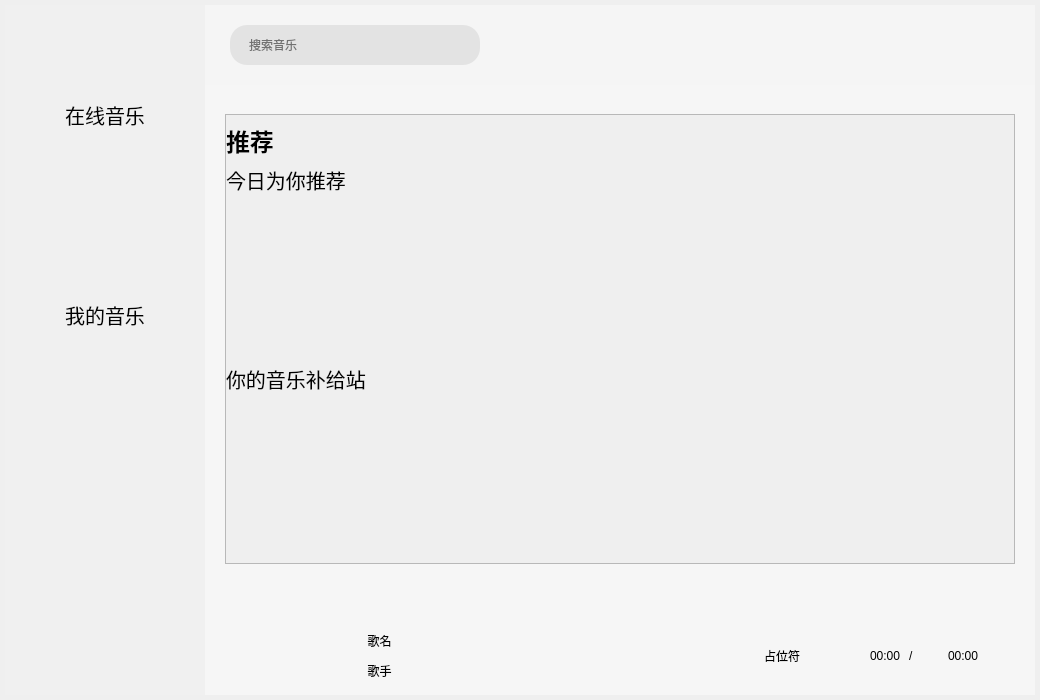
<?xml version="1.0" encoding="UTF-8"?>
<ui version="4.0">
 <class>miniQQMusic</class>
 <widget class="miniQQMusic" name="miniQQMusic">
  <property name="geometry">
   <rect>
    <x>0</x>
    <y>0</y>
    <width>1040</width>
    <height>700</height>
   </rect>
  </property>
  <property name="windowTitle">
   <string>Widget</string>
  </property>
  <property name="styleSheet">
   <string notr="true"/>
  </property>
  <layout class="QHBoxLayout" name="horizontalLayout_2">
   <property name="spacing">
    <number>0</number>
   </property>
   <property name="leftMargin">
    <number>5</number>
   </property>
   <property name="topMargin">
    <number>5</number>
   </property>
   <property name="rightMargin">
    <number>5</number>
   </property>
   <property name="bottomMargin">
    <number>5</number>
   </property>
   <item>
    <widget class="QWidget" name="background" native="true">
     <property name="styleSheet">
      <string notr="true"/>
     </property>
     <layout class="QVBoxLayout" name="verticalLayout" stretch="0,0">
      <property name="spacing">
       <number>0</number>
      </property>
      <property name="leftMargin">
       <number>0</number>
      </property>
      <property name="topMargin">
       <number>0</number>
      </property>
      <property name="rightMargin">
       <number>0</number>
      </property>
      <property name="bottomMargin">
       <number>0</number>
      </property>
      <item>
       <widget class="QWidget" name="head" native="true">
        <property name="minimumSize">
         <size>
          <width>0</width>
          <height>80</height>
         </size>
        </property>
        <property name="maximumSize">
         <size>
          <width>16777215</width>
          <height>80</height>
         </size>
        </property>
        <property name="styleSheet">
         <string notr="true"/>
        </property>
        <layout class="QHBoxLayout" name="horizontalLayout">
         <property name="spacing">
          <number>0</number>
         </property>
         <property name="leftMargin">
          <number>0</number>
         </property>
         <property name="topMargin">
          <number>0</number>
         </property>
         <property name="rightMargin">
          <number>0</number>
         </property>
         <property name="bottomMargin">
          <number>0</number>
         </property>
         <item>
          <widget class="QWidget" name="headLeft" native="true">
           <property name="minimumSize">
            <size>
             <width>200</width>
             <height>0</height>
            </size>
           </property>
           <property name="maximumSize">
            <size>
             <width>200</width>
             <height>16777215</height>
            </size>
           </property>
           <property name="styleSheet">
            <string notr="true">#headLeft{
	background-color:#F0F0F0; /*设置背景颜⾊为浅灰⾊*/
}</string>
           </property>
           <layout class="QVBoxLayout" name="verticalLayout_2">
            <property name="spacing">
             <number>0</number>
            </property>
            <property name="leftMargin">
             <number>0</number>
            </property>
            <property name="topMargin">
             <number>0</number>
            </property>
            <property name="rightMargin">
             <number>0</number>
            </property>
            <property name="bottomMargin">
             <number>0</number>
            </property>
            <item>
             <widget class="QLabel" name="logo">
              <property name="styleSheet">
               <string notr="true">#logo{
	border-radius:0px;
	background-image:url(:/images/Logo.png);
	background-repeat:no-repeat;
	border:none;
	background-position:center center;
}</string>
              </property>
              <property name="text">
               <string/>
              </property>
             </widget>
            </item>
           </layout>
          </widget>
         </item>
         <item>
          <widget class="QWidget" name="headRight" native="true">
           <property name="styleSheet">
            <string notr="true">#headRight{
	background-color:#F5F5F5; /*设置背景颜⾊为亮灰⾊*/
}</string>
           </property>
           <layout class="QHBoxLayout" name="horizontalLayout_3">
            <property name="spacing">
             <number>0</number>
            </property>
            <property name="leftMargin">
             <number>0</number>
            </property>
            <property name="topMargin">
             <number>0</number>
            </property>
            <property name="rightMargin">
             <number>0</number>
            </property>
            <property name="bottomMargin">
             <number>0</number>
            </property>
            <item>
             <widget class="QWidget" name="SearchBox" native="true">
              <property name="minimumSize">
               <size>
                <width>300</width>
                <height>0</height>
               </size>
              </property>
              <property name="maximumSize">
               <size>
                <width>300</width>
                <height>16777215</height>
               </size>
              </property>
              <property name="styleSheet">
               <string notr="true"/>
              </property>
              <layout class="QHBoxLayout" name="horizontalLayout_5" stretch="0">
               <property name="spacing">
                <number>0</number>
               </property>
               <property name="leftMargin">
                <number>0</number>
               </property>
               <property name="topMargin">
                <number>0</number>
               </property>
               <property name="rightMargin">
                <number>0</number>
               </property>
               <property name="bottomMargin">
                <number>0</number>
               </property>
               <item>
                <widget class="QLineEdit" name="Search">
                 <property name="minimumSize">
                  <size>
                   <width>200</width>
                   <height>40</height>
                  </size>
                 </property>
                 <property name="maximumSize">
                  <size>
                   <width>250</width>
                   <height>40</height>
                  </size>
                 </property>
                 <property name="toolTip">
                  <string/>
                 </property>
                 <property name="toolTipDuration">
                  <number>-1</number>
                 </property>
                 <property name="styleSheet">
                  <string notr="true">#Search
{
	background-color: #E3E3E3; /*设置背景颜⾊*/
	border-radius: 17px;    /*设置四个⻆的圆⻆*/
	padding-left: 17px;    /*内部⽂字到边的距离*/
}</string>
                 </property>
                 <property name="inputMask">
                  <string/>
                 </property>
                 <property name="maxLength">
                  <number>32767</number>
                 </property>
                 <property name="frame">
                  <bool>true</bool>
                 </property>
                 <property name="placeholderText">
                  <string>搜索音乐</string>
                 </property>
                </widget>
               </item>
              </layout>
             </widget>
            </item>
            <item>
             <widget class="QWidget" name="SettingBox" native="true">
              <property name="styleSheet">
               <string notr="true">QPushButton
{
	border-radius:0px;/*设置按钮的边框圆⻆为 0 像素， 实现直⻆边缘*/
	background-repeat:no-repeat;/* 背景图⽚不重复平铺 */
	border:none;            /*无边框*/
	background-position: center center;  /*背景图⽚放置在 按钮的中⼼位置*/
}

QPushButton:hover
{
	background-color:rgba( 91,220,155, 0.5);
}</string>
              </property>
              <layout class="QHBoxLayout" name="horizontalLayout_4">
               <property name="spacing">
                <number>10</number>
               </property>
               <property name="leftMargin">
                <number>0</number>
               </property>
               <property name="topMargin">
                <number>0</number>
               </property>
               <property name="rightMargin">
                <number>15</number>
               </property>
               <property name="bottomMargin">
                <number>0</number>
               </property>
               <item>
                <spacer name="horizontalSpacer">
                 <property name="orientation">
                  <enum>Qt::Horizontal</enum>
                 </property>
                 <property name="sizeHint" stdset="0">
                  <size>
                   <width>399</width>
                   <height>20</height>
                  </size>
                 </property>
                </spacer>
               </item>
               <item>
                <widget class="QPushButton" name="skin">
                 <property name="minimumSize">
                  <size>
                   <width>30</width>
                   <height>30</height>
                  </size>
                 </property>
                 <property name="maximumSize">
                  <size>
                   <width>30</width>
                   <height>30</height>
                  </size>
                 </property>
                 <property name="styleSheet">
                  <string notr="true">#skin
{
	background-image: url(&quot;:/images/skin.png&quot;);
}</string>
                 </property>
                 <property name="text">
                  <string/>
                 </property>
                </widget>
               </item>
               <item>
                <widget class="QPushButton" name="min">
                 <property name="minimumSize">
                  <size>
                   <width>30</width>
                   <height>30</height>
                  </size>
                 </property>
                 <property name="maximumSize">
                  <size>
                   <width>30</width>
                   <height>30</height>
                  </size>
                 </property>
                 <property name="styleSheet">
                  <string notr="true">#min
{
	background-image: url(&quot;:/images/min.png&quot;);
}</string>
                 </property>
                 <property name="text">
                  <string/>
                 </property>
                </widget>
               </item>
               <item>
                <widget class="QPushButton" name="max">
                 <property name="enabled">
                  <bool>false</bool>
                 </property>
                 <property name="minimumSize">
                  <size>
                   <width>30</width>
                   <height>30</height>
                  </size>
                 </property>
                 <property name="maximumSize">
                  <size>
                   <width>30</width>
                   <height>30</height>
                  </size>
                 </property>
                 <property name="styleSheet">
                  <string notr="true">#max
{
	background-image: url(&quot;:/images/max.png&quot;);
}</string>
                 </property>
                 <property name="text">
                  <string/>
                 </property>
                </widget>
               </item>
               <item>
                <widget class="QPushButton" name="quit">
                 <property name="minimumSize">
                  <size>
                   <width>30</width>
                   <height>30</height>
                  </size>
                 </property>
                 <property name="maximumSize">
                  <size>
                   <width>30</width>
                   <height>30</height>
                  </size>
                 </property>
                 <property name="styleSheet">
                  <string notr="true">#quit
{
	background-image: url(&quot;:/images/quit.png&quot;);
}
</string>
                 </property>
                 <property name="text">
                  <string/>
                 </property>
                </widget>
               </item>
              </layout>
             </widget>
            </item>
           </layout>
          </widget>
         </item>
        </layout>
       </widget>
      </item>
      <item>
       <widget class="QWidget" name="body" native="true">
        <property name="styleSheet">
         <string notr="true">#body
{
	background-color:#F0F0F0;
}</string>
        </property>
        <layout class="QHBoxLayout" name="horizontalLayout_6">
         <property name="spacing">
          <number>0</number>
         </property>
         <property name="leftMargin">
          <number>0</number>
         </property>
         <property name="topMargin">
          <number>0</number>
         </property>
         <property name="rightMargin">
          <number>0</number>
         </property>
         <property name="bottomMargin">
          <number>0</number>
         </property>
         <item>
          <widget class="QWidget" name="bodyleft" native="true">
           <property name="minimumSize">
            <size>
             <width>200</width>
             <height>0</height>
            </size>
           </property>
           <property name="maximumSize">
            <size>
             <width>200</width>
             <height>16777215</height>
            </size>
           </property>
           <property name="styleSheet">
            <string notr="true">#bodyLeft
{
	background-color:rgb(240,240,240);
}</string>
           </property>
           <layout class="QVBoxLayout" name="verticalLayout_3">
            <property name="spacing">
             <number>0</number>
            </property>
            <property name="leftMargin">
             <number>0</number>
            </property>
            <property name="topMargin">
             <number>0</number>
            </property>
            <property name="rightMargin">
             <number>0</number>
            </property>
            <property name="bottomMargin">
             <number>0</number>
            </property>
            <item>
             <widget class="QWidget" name="leftBox" native="true">
              <property name="minimumSize">
               <size>
                <width>0</width>
                <height>400</height>
               </size>
              </property>
              <property name="maximumSize">
               <size>
                <width>16777215</width>
                <height>400</height>
               </size>
              </property>
              <property name="styleSheet">
               <string notr="true"/>
              </property>
              <layout class="QVBoxLayout" name="verticalLayout_4">
               <property name="spacing">
                <number>0</number>
               </property>
               <property name="leftMargin">
                <number>0</number>
               </property>
               <property name="topMargin">
                <number>0</number>
               </property>
               <property name="rightMargin">
                <number>0</number>
               </property>
               <property name="bottomMargin">
                <number>0</number>
               </property>
               <item>
                <widget class="QWidget" name="onlineMusic" native="true">
                 <property name="styleSheet">
                  <string notr="true"/>
                 </property>
                 <layout class="QVBoxLayout" name="verticalLayout_5">
                  <item>
                   <widget class="QLabel" name="onlineMusicText">
                    <property name="font">
                     <font>
                      <pointsize>15</pointsize>
                     </font>
                    </property>
                    <property name="styleSheet">
                     <string notr="true"/>
                    </property>
                    <property name="text">
                     <string>在线音乐</string>
                    </property>
                    <property name="alignment">
                     <set>Qt::AlignCenter</set>
                    </property>
                   </widget>
                  </item>
                  <item>
                   <widget class="BtForm" name="rec" native="true">
                    <property name="styleSheet">
                     <string notr="true"/>
                    </property>
                   </widget>
                  </item>
                  <item>
                   <widget class="BtForm" name="music" native="true">
                    <property name="styleSheet">
                     <string notr="true"/>
                    </property>
                   </widget>
                  </item>
                  <item>
                   <widget class="BtForm" name="radio" native="true">
                    <property name="styleSheet">
                     <string notr="true"/>
                    </property>
                   </widget>
                  </item>
                 </layout>
                </widget>
               </item>
               <item>
                <widget class="QWidget" name="myMusic" native="true">
                 <property name="styleSheet">
                  <string notr="true"/>
                 </property>
                 <layout class="QVBoxLayout" name="verticalLayout_6">
                  <item>
                   <widget class="QLabel" name="myMusicText">
                    <property name="font">
                     <font>
                      <pointsize>15</pointsize>
                     </font>
                    </property>
                    <property name="styleSheet">
                     <string notr="true"/>
                    </property>
                    <property name="text">
                     <string>我的音乐</string>
                    </property>
                    <property name="alignment">
                     <set>Qt::AlignCenter</set>
                    </property>
                   </widget>
                  </item>
                  <item>
                   <widget class="BtForm" name="like" native="true">
                    <property name="styleSheet">
                     <string notr="true"/>
                    </property>
                   </widget>
                  </item>
                  <item>
                   <widget class="BtForm" name="local" native="true">
                    <property name="styleSheet">
                     <string notr="true"/>
                    </property>
                   </widget>
                  </item>
                  <item>
                   <widget class="BtForm" name="recent" native="true">
                    <property name="styleSheet">
                     <string notr="true"/>
                    </property>
                   </widget>
                  </item>
                 </layout>
                </widget>
               </item>
              </layout>
             </widget>
            </item>
            <item>
             <spacer name="verticalSpacer">
              <property name="orientation">
               <enum>Qt::Vertical</enum>
              </property>
              <property name="sizeHint" stdset="0">
               <size>
                <width>20</width>
                <height>217</height>
               </size>
              </property>
             </spacer>
            </item>
           </layout>
          </widget>
         </item>
         <item>
          <widget class="QWidget" name="bodyRight" native="true">
           <property name="styleSheet">
            <string notr="true">#bodyRight
{
	background-color:rgb(246,246,246);
}</string>
           </property>
           <layout class="QVBoxLayout" name="verticalLayout_7">
            <property name="spacing">
             <number>6</number>
            </property>
            <property name="leftMargin">
             <number>9</number>
            </property>
            <property name="topMargin">
             <number>9</number>
            </property>
            <property name="rightMargin">
             <number>9</number>
            </property>
            <property name="bottomMargin">
             <number>9</number>
            </property>
            <item>
             <widget class="QStackedWidget" name="stackedWidget">
              <property name="styleSheet">
               <string notr="true">QScrollBar:vertical{
	border:none;
	width: 10px;
	background-color:#F0F0F0;
	margin: 0px 0px 0px 0px;
}

QScrollBar::handle:vertical
{
	 width:10px;
	background-color:#E3E3E3;
	border-radius:5px;
	min-height: 20px;
}</string>
              </property>
              <widget class="QWidget" name="recPage">
               <layout class="QHBoxLayout" name="horizontalLayout_10">
                <item>
                 <widget class="QScrollArea" name="scrollArea">
                  <property name="minimumSize">
                   <size>
                    <width>790</width>
                    <height>450</height>
                   </size>
                  </property>
                  <property name="maximumSize">
                   <size>
                    <width>790</width>
                    <height>450</height>
                   </size>
                  </property>
                  <property name="styleSheet">
                   <string notr="true"/>
                  </property>
                  <property name="widgetResizable">
                   <bool>true</bool>
                  </property>
                  <property name="alignment">
                   <set>Qt::AlignLeading|Qt::AlignLeft|Qt::AlignVCenter</set>
                  </property>
                  <widget class="QWidget" name="scrollAreaWidgetContents">
                   <property name="geometry">
                    <rect>
                     <x>0</x>
                     <y>0</y>
                     <width>788</width>
                     <height>448</height>
                    </rect>
                   </property>
                   <layout class="QVBoxLayout" name="verticalLayout_8">
                    <property name="spacing">
                     <number>0</number>
                    </property>
                    <property name="leftMargin">
                     <number>0</number>
                    </property>
                    <property name="topMargin">
                     <number>0</number>
                    </property>
                    <property name="rightMargin">
                     <number>0</number>
                    </property>
                    <property name="bottomMargin">
                     <number>0</number>
                    </property>
                    <item>
                     <widget class="QLabel" name="recText">
                      <property name="minimumSize">
                       <size>
                        <width>0</width>
                        <height>50</height>
                       </size>
                      </property>
                      <property name="maximumSize">
                       <size>
                        <width>16777215</width>
                        <height>50</height>
                       </size>
                      </property>
                      <property name="font">
                       <font>
                        <pointsize>18</pointsize>
                        <weight>75</weight>
                        <bold>true</bold>
                       </font>
                      </property>
                      <property name="text">
                       <string>推荐</string>
                      </property>
                     </widget>
                    </item>
                    <item>
                     <widget class="QLabel" name="recMusictext">
                      <property name="minimumSize">
                       <size>
                        <width>0</width>
                        <height>30</height>
                       </size>
                      </property>
                      <property name="maximumSize">
                       <size>
                        <width>16777215</width>
                        <height>30</height>
                       </size>
                      </property>
                      <property name="font">
                       <font>
                        <pointsize>15</pointsize>
                       </font>
                      </property>
                      <property name="text">
                       <string>今日为你推荐</string>
                      </property>
                     </widget>
                    </item>
                    <item>
                     <widget class="RecBox" name="recMusicBox" native="true">
                      <property name="layoutDirection">
                       <enum>Qt::LeftToRight</enum>
                      </property>
                     </widget>
                    </item>
                    <item>
                     <widget class="QLabel" name="supplyMusicTex">
                      <property name="minimumSize">
                       <size>
                        <width>0</width>
                        <height>30</height>
                       </size>
                      </property>
                      <property name="maximumSize">
                       <size>
                        <width>16777215</width>
                        <height>30</height>
                       </size>
                      </property>
                      <property name="font">
                       <font>
                        <pointsize>15</pointsize>
                        <weight>50</weight>
                        <bold>false</bold>
                       </font>
                      </property>
                      <property name="text">
                       <string>你的音乐补给站</string>
                      </property>
                     </widget>
                    </item>
                    <item>
                     <widget class="RecBox" name="supplyMusicBox" native="true"/>
                    </item>
                   </layout>
                  </widget>
                 </widget>
                </item>
               </layout>
              </widget>
              <widget class="QWidget" name="musicPage"/>
              <widget class="QWidget" name="radioPage"/>
              <widget class="CommonPage" name="likePage"/>
              <widget class="CommonPage" name="localPage"/>
              <widget class="CommonPage" name="recentPage"/>
             </widget>
            </item>
            <item>
             <widget class="MusicSlider" name="prosessBar" native="true">
              <property name="minimumSize">
               <size>
                <width>0</width>
                <height>30</height>
               </size>
              </property>
              <property name="maximumSize">
               <size>
                <width>16777215</width>
                <height>30</height>
               </size>
              </property>
              <property name="styleSheet">
               <string notr="true"/>
              </property>
             </widget>
            </item>
            <item>
             <widget class="QWidget" name="controlBox" native="true">
              <property name="minimumSize">
               <size>
                <width>0</width>
                <height>60</height>
               </size>
              </property>
              <property name="maximumSize">
               <size>
                <width>16777215</width>
                <height>60</height>
               </size>
              </property>
              <property name="styleSheet">
               <string notr="true"/>
              </property>
              <layout class="QHBoxLayout" name="horizontalLayout_7">
               <property name="spacing">
                <number>0</number>
               </property>
               <property name="leftMargin">
                <number>0</number>
               </property>
               <property name="topMargin">
                <number>0</number>
               </property>
               <property name="rightMargin">
                <number>0</number>
               </property>
               <property name="bottomMargin">
                <number>0</number>
               </property>
               <item>
                <widget class="QWidget" name="play_1" native="true">
                 <property name="styleSheet">
                  <string notr="true"/>
                 </property>
                 <layout class="QGridLayout" name="gridLayout">
                  <property name="leftMargin">
                   <number>0</number>
                  </property>
                  <property name="topMargin">
                   <number>0</number>
                  </property>
                  <property name="rightMargin">
                   <number>0</number>
                  </property>
                  <property name="bottomMargin">
                   <number>0</number>
                  </property>
                  <property name="spacing">
                   <number>0</number>
                  </property>
                  <item row="0" column="1">
                   <widget class="QLabel" name="musicName">
                    <property name="text">
                     <string>歌名</string>
                    </property>
                    <property name="alignment">
                     <set>Qt::AlignCenter</set>
                    </property>
                   </widget>
                  </item>
                  <item row="1" column="1">
                   <widget class="QLabel" name="musicSinger">
                    <property name="text">
                     <string>歌手</string>
                    </property>
                    <property name="alignment">
                     <set>Qt::AlignCenter</set>
                    </property>
                   </widget>
                  </item>
                  <item row="0" column="0" rowspan="2">
                   <widget class="QLabel" name="musicCover">
                    <property name="maximumSize">
                     <size>
                      <width>60</width>
                      <height>16777215</height>
                     </size>
                    </property>
                    <property name="text">
                     <string/>
                    </property>
                   </widget>
                  </item>
                 </layout>
                </widget>
               </item>
               <item>
                <widget class="QWidget" name="play_2" native="true">
                 <property name="styleSheet">
                  <string notr="true">QPushButton
{
	border:none;
	background-repeat:no-repeat;
	background-position: center center;
}

QPushButton:hover
{
	background-color:rgba(220,220,220,0.5);
}</string>
                 </property>
                 <layout class="QHBoxLayout" name="horizontalLayout_8">
                  <property name="spacing">
                   <number>0</number>
                  </property>
                  <property name="leftMargin">
                   <number>0</number>
                  </property>
                  <property name="topMargin">
                   <number>0</number>
                  </property>
                  <property name="rightMargin">
                   <number>0</number>
                  </property>
                  <property name="bottomMargin">
                   <number>0</number>
                  </property>
                  <item>
                   <widget class="QPushButton" name="playMode">
                    <property name="minimumSize">
                     <size>
                      <width>30</width>
                      <height>30</height>
                     </size>
                    </property>
                    <property name="maximumSize">
                     <size>
                      <width>30</width>
                      <height>30</height>
                     </size>
                    </property>
                    <property name="styleSheet">
                     <string notr="true"/>
                    </property>
                    <property name="text">
                     <string/>
                    </property>
                   </widget>
                  </item>
                  <item>
                   <widget class="QPushButton" name="playUp">
                    <property name="minimumSize">
                     <size>
                      <width>30</width>
                      <height>30</height>
                     </size>
                    </property>
                    <property name="maximumSize">
                     <size>
                      <width>30</width>
                      <height>30</height>
                     </size>
                    </property>
                    <property name="styleSheet">
                     <string notr="true">#playUp { background-image: url(:/images/up.png); }</string>
                    </property>
                    <property name="text">
                     <string/>
                    </property>
                   </widget>
                  </item>
                  <item>
                   <widget class="QPushButton" name="play">
                    <property name="minimumSize">
                     <size>
                      <width>30</width>
                      <height>30</height>
                     </size>
                    </property>
                    <property name="maximumSize">
                     <size>
                      <width>30</width>
                      <height>30</height>
                     </size>
                    </property>
                    <property name="styleSheet">
                     <string notr="true"/>
                    </property>
                    <property name="text">
                     <string/>
                    </property>
                   </widget>
                  </item>
                  <item>
                   <widget class="QPushButton" name="playDown">
                    <property name="minimumSize">
                     <size>
                      <width>30</width>
                      <height>30</height>
                     </size>
                    </property>
                    <property name="maximumSize">
                     <size>
                      <width>30</width>
                      <height>30</height>
                     </size>
                    </property>
                    <property name="styleSheet">
                     <string notr="true">#playDown { background-image: url(:/images/down.png); }</string>
                    </property>
                    <property name="text">
                     <string/>
                    </property>
                   </widget>
                  </item>
                  <item>
                   <widget class="QPushButton" name="volume">
                    <property name="minimumSize">
                     <size>
                      <width>30</width>
                      <height>30</height>
                     </size>
                    </property>
                    <property name="maximumSize">
                     <size>
                      <width>30</width>
                      <height>30</height>
                     </size>
                    </property>
                    <property name="styleSheet">
                     <string notr="true">#volume { background-image: url(:/images/volumn.png); }</string>
                    </property>
                    <property name="text">
                     <string/>
                    </property>
                   </widget>
                  </item>
                  <item>
                   <widget class="QPushButton" name="addLocal">
                    <property name="minimumSize">
                     <size>
                      <width>30</width>
                      <height>30</height>
                     </size>
                    </property>
                    <property name="maximumSize">
                     <size>
                      <width>30</width>
                      <height>30</height>
                     </size>
                    </property>
                    <property name="styleSheet">
                     <string notr="true">#addLocal { background-image: url(:/images/add.png); }</string>
                    </property>
                    <property name="text">
                     <string/>
                    </property>
                   </widget>
                  </item>
                 </layout>
                </widget>
               </item>
               <item>
                <widget class="QWidget" name="play_3" native="true">
                 <property name="styleSheet">
                  <string notr="true"/>
                 </property>
                 <layout class="QHBoxLayout" name="horizontalLayout_9">
                  <item>
                   <widget class="QLabel" name="lableNull">
                    <property name="minimumSize">
                     <size>
                      <width>100</width>
                      <height>0</height>
                     </size>
                    </property>
                    <property name="maximumSize">
                     <size>
                      <width>100</width>
                      <height>16777215</height>
                     </size>
                    </property>
                    <property name="text">
                     <string>占位符</string>
                    </property>
                   </widget>
                  </item>
                  <item>
                   <widget class="QLabel" name="currentTime">
                    <property name="text">
                     <string>00:00</string>
                    </property>
                   </widget>
                  </item>
                  <item>
                   <widget class="QLabel" name="line">
                    <property name="text">
                     <string>/</string>
                    </property>
                   </widget>
                  </item>
                  <item>
                   <widget class="QLabel" name="totalTime">
                    <property name="text">
                     <string>00:00</string>
                    </property>
                   </widget>
                  </item>
                  <item>
                   <widget class="QPushButton" name="lrcword">
                    <property name="minimumSize">
                     <size>
                      <width>30</width>
                      <height>30</height>
                     </size>
                    </property>
                    <property name="maximumSize">
                     <size>
                      <width>30</width>
                      <height>30</height>
                     </size>
                    </property>
                    <property name="styleSheet">
                     <string notr="true">#lrcword{
	border:none;
	background-image:url(:/images/ci.png);
	background-repeat:no-repeat;
	background-position: center center;
}


#lrcWord:hover { background-color:rgba(220, 220, 220, 0.5); }</string>
                    </property>
                    <property name="text">
                     <string/>
                    </property>
                   </widget>
                  </item>
                 </layout>
                </widget>
               </item>
              </layout>
             </widget>
            </item>
           </layout>
          </widget>
         </item>
        </layout>
       </widget>
      </item>
     </layout>
    </widget>
   </item>
  </layout>
 </widget>
 <customwidgets>
  <customwidget>
   <class>miniQQMusic</class>
   <extends>QWidget</extends>
   <header location="global">miniqqmusic.h</header>
   <container>1</container>
  </customwidget>
  <customwidget>
   <class>BtForm</class>
   <extends>QWidget</extends>
   <header location="global">btform.h</header>
   <container>1</container>
  </customwidget>
  <customwidget>
   <class>RecBox</class>
   <extends>QWidget</extends>
   <header location="global">recbox.h</header>
   <container>1</container>
  </customwidget>
  <customwidget>
   <class>CommonPage</class>
   <extends>QWidget</extends>
   <header location="global">commonpage.h</header>
   <container>1</container>
  </customwidget>
  <customwidget>
   <class>MusicSlider</class>
   <extends>QWidget</extends>
   <header location="global">musicslider.h</header>
   <container>1</container>
  </customwidget>
 </customwidgets>
 <resources/>
 <connections/>
</ui>
